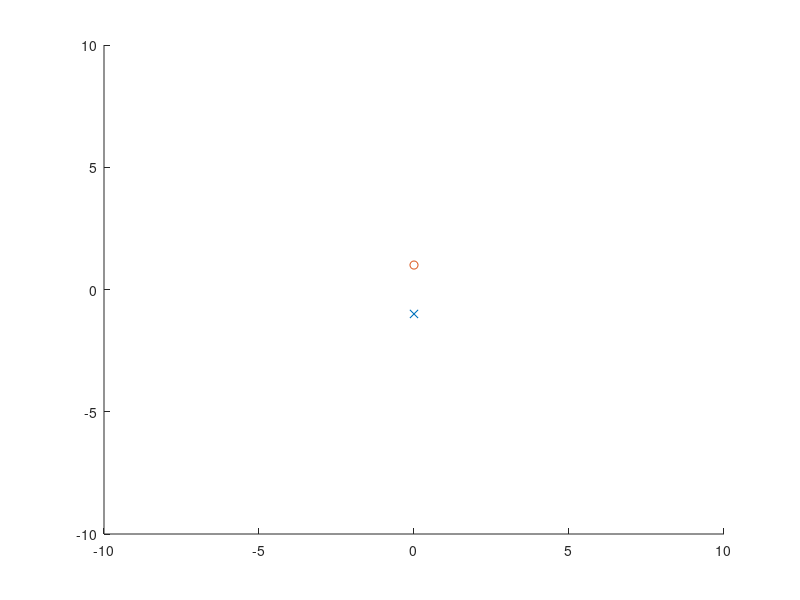

MATLAB code to generate this figure: (Note: this script raises an error after producing the figure.)
clear;
g=9.8;
t=0.01;

x1=0;
y1=-1;
z1=0;
u1=-0.1;
v1=0;
w1=1;

x2=0;
y2=1;
z2=0;
u2=0.1;
v2=0;
w2=0;
hold on;
P1=plot3(x1,y1,z1,'x');
P2=plot3(x2,y2,z1,'o');

U1=u1;
U2=u2;

V1=v1;
V2=v2;

W1=w1;
W2=w2;

X1=x1;
X2=x2;

Y1=y1;
Y2=y2;

Z1=z1;
Z2=z2;

Ax1=0;
Ay1=0;
Az1=0;

Ax2=0;
Ay2=0;
Az2=0;


axis([-10 10 -10 10 -10 10]);
while(1)

R12=sqrt((X1-X2)^2+(Y1-Y2)^2+(Z1-Z2)^2);
disp(R12);

% if(R12<0.05)break;end

f12=1/R12^3*[X1-X2,Y1-Y2,Z1-Z2];%

Ax1=-f12(1);%
Ax2=f12(1);%

Ay1=-f12(2);%
Ay2=f12(2);%

Az1=-f12(3);%
Az2=f12(3);%


U1=U1+Ax1*t;
U2=U2+Ax2*t;

V1=V1+Ay1*t;
V2=V2+Ay2*t;

W1=W1+Az1*t;
W2=W2+Az2*t;

X1=X1+U1*t+1/2*Ax1*t^2;
X2=X2+U2*t+1/2*Ax2*t^2;

Y1=Y1+V1*t+1/2*Ay1*t^2;
Y2=Y2+V2*t+1/2*Ay2*t^2;

Z1=Z1+W1*t+1/2*Az1*t^2;
Z2=Z2+W2*t+1/2*Az2*t^2;    

% 
% disp(P1.XData);
P1.XData=X1;
P1.YData=Y1;
P1.ZData=Z1;
% set(P1,'zdata',Z1);

P2.XData=X2;
P2.YData=Y2;
P2.ZData=Z2;
% set(P2,'zdata',Z2);


% hold off;
% plot3(X1,Y1,Z1,'x');
% hold on;
% plot3(X2,Y2,Z2,'o');
% axis([-10 10 -10 10 -10 10]);

drawnow;

end

